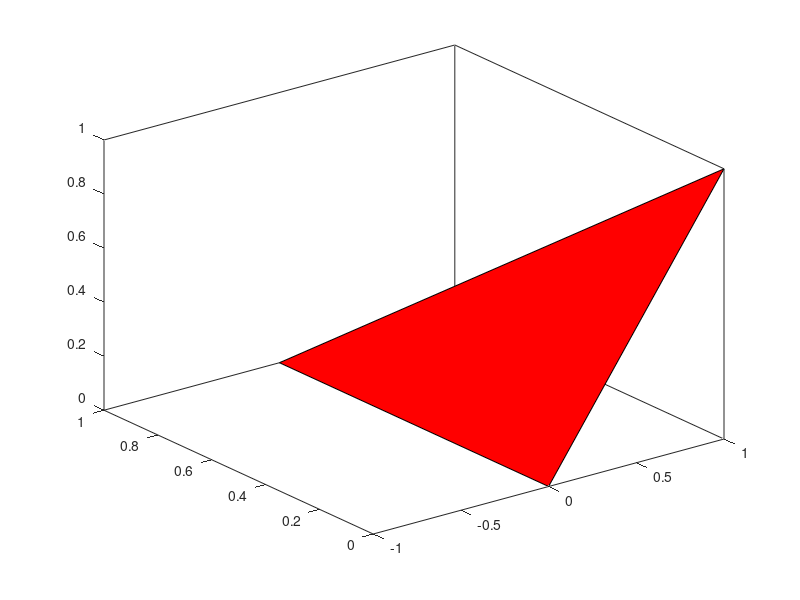

Recreate this plot in MATLAB. (Note: this script raises an error after producing the figure.)
%=============================================================================
% Copyright (c) 2026-present Allan CORNET (Nelson)
%=============================================================================
% This file is part of Nelson.
%=============================================================================
% LICENCE_BLOCK_BEGIN
% SPDX-License-Identifier: LGPL-3.0-or-later
% LICENCE_BLOCK_END
%=============================================================================
% <--ADV-CLI MODE-->
%=============================================================================
f = figure('Visible', 'off');
x = [0 1 0];
y = [0 0 1];
z = [0 1 0];
h = fill3(x, y, z, 'red');
asserts.istrue(isgraphics(h, 'patch'));
asserts.isequal(h.FaceColor, [1 0 0]);
asserts.isequal(size(h.Vertices), [3 3]);
%=============================================================================
f = figure('Visible', 'off');
x1 = [0 1 0];
y1 = [0 0 1];
z1 = [0 0 1];
x2 = x1 + 2;
h = fill3(x1, y1, z1, 'r', x2, y1, z1, 'b', 'FaceAlpha', 0.5);
asserts.isequal(size(h), [1 2]);
asserts.istrue(isgraphics(h(1), 'patch'));
asserts.istrue(isgraphics(h(2), 'patch'));
asserts.isapprox(h(1).FaceAlpha, 0.5, 1e-12);
asserts.isapprox(h(2).FaceAlpha, 0.5, 1e-12);
%=============================================================================
f = figure('Visible', 'off');
X = [0 2; 0 2; 1 3];
Y = [0 0; 1 1; 0 0];
Z = [0 0; 0 0; 1 1];
h = fill3(X, Y, Z, [0 1 0], 'EdgeColor', 'none');
asserts.isequal(size(h), [1 2]);
asserts.isequal(h(1).EdgeColor, 'none');
asserts.isequal(h(2).EdgeColor, 'none');
%=============================================================================
